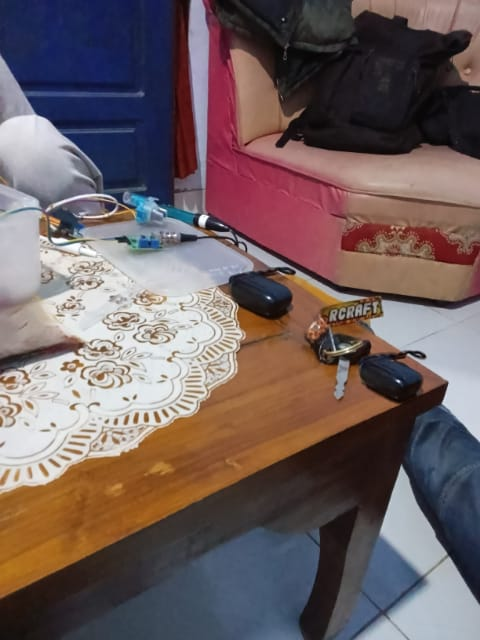
#> input picture splicing.jpg, 480 x 640 px
$ python test_localization_improved.py
#> lines starting #> are read from the running program, lines starting #| are printed output that depends on the picture
### visualization.py
# --- START OF FILE visualization.py ---

"""
Advanced Forensic Image Analysis System v2.0
Visualization module

This module handles comprehensive visualization of forensic analysis results,
including heatmaps, statistical plots, and forensic evidence presentation.
"""

import numpy as np
import cv2
from PIL import Image
import matplotlib.pyplot as plt
from matplotlib.patches import Rectangle
import matplotlib.gridspec as gridspec
from datetime import datetime
import os
import sys

# Optional imports for enhanced functionality
try:
    import seaborn as sns
    SEABORN_AVAILABLE = True
except ImportError:
    SEABORN_AVAILABLE = False

try:
    from sklearn.metrics import confusion_matrix, accuracy_score
    SKLEARN_METRICS_AVAILABLE = True
except ImportError:
    SKLEARN_METRICS_AVAILABLE = False

try:
    from scipy import stats
    SCIPY_AVAILABLE = True
except ImportError:
    SCIPY_AVAILABLE = False

try:
    import matplotlib
    MATPLOTLIB_AVAILABLE = True
    matplotlib.use('Agg')  # Use non-interactive backend
except ImportError:
    MATPLOTLIB_AVAILABLE = False

# ======================= FORENSIC DISCLAIMER & METHODOLOGY =======================

FORENSIC_DISCLAIMER = """
DISCLAIMER ANALISIS FORENSIK DIGITAL
====================================

Sistem ini dirancang untuk mendeteksi kejanggalan dan anomali dalam gambar digital
berdasarkan teknik-teknik analisis forensik. Hasil analisis merupakan indikasi teknis,
bukan bukti absolut keaslian atau pemalsuan.

LIMITASI SISTEM:
- Deteksi otomatis memiliki tingkat akurasi tertentu
- Hasil dapat dipengaruhi oleh kualitas gambar dan kompresi
- Diperlukan analisis manual oleh ahli forensik untuk konfirmasi
- Tidak dapat menggantikan pemeriksaan forensik menyeluruh

METODOLOGI ANALISIS:
1. Error Level Analysis (ELA): Deteksi artefak kompresi dan manipulasi
2. Copy-Move Detection: Identifikasi duplikasi area dalam gambar
3. Noise Analysis: Analisis konsistensi pola noise
4. Frequency Analysis: Pemeriksaan domain frekuensi untuk anomali
5. Statistical Analysis: Uji statistik untuk deviasi dari norma
6. Metadata Analysis: Verifikasi informasi embedded dan riwayat file

INTERPRETASI HASIL:
- Confidence Score: Tingkat kepercayaan deteksi (0-100%)
- Anomaly Detection: Area yang menunjukkan karakteristik tidak wajar
- Evidence Strength: Kekuatan bukti digital yang ditemukan
- Classification: Kategori manipulasi yang terdeteksi

STANDAR FORENSIK:
Analisis mengikuti pedoman NIST (National Institute of Standards and Technology)
dan standar praktik forensik digital internasional.
"""

# ======================= Main Visualization Function =======================

# [342 lines left out: functions visualize_results_advanced, create_metadata_table, create_core_visuals_grid, create_advanced_analysis_grid, create_statistical_grid, create_feature_match_visualization and 1 more, not called in this run]

def create_localization_visualization(ax, original_pil, analysis_results):
    """Create enhanced K-Means localization visualization with multiple panels"""
    ax.axis('off')

    localization_data = analysis_results.get('localization_analysis', {})

    if not localization_data:
        ax.text(0.5, 0.5, 'Localization\nAnalysis Not Available',
               ha='center', va='center', transform=ax.transAxes, fontsize=10)
        ax.set_title("5. K-Means Localization", fontsize=10, fontweight='bold')
        return

    try:
        # Get data from localization analysis
        kmeans_data = localization_data.get('kmeans_localization', {})
        combined_mask = localization_data.get('combined_tampering_mask')
        tampering_percentage = localization_data.get('tampering_percentage', 0)

        # Clear axis and create subplots
        ax.clear()

        # Create 2x2 grid layout
        gs = matplotlib.gridspec.GridSpec(2, 2, figure=ax.figure,
                                         hspace=0.3, wspace=0.3,
                                         left=0.05, right=0.95,
                                         top=0.90, bottom=0.15)

        # === TOP LEFT: Original Image with Overlay ===
        ax1 = ax.figure.add_subplot(gs[0, 0])
        ax1.imshow(original_pil)
        ax1.set_title("Original + Detection Overlay", fontsize=9, fontweight='bold')
        ax1.axis('off')

        # Add tampering mask overlay if available
        if combined_mask is not None and isinstance(combined_mask, np.ndarray):
            if combined_mask.size > 0:
                # Ensure mask is same size as image
                if combined_mask.shape != (original_pil.height, original_pil.width):
                    combined_mask = cv2.resize(combined_mask.astype(np.uint8),
                                             (original_pil.width, original_pil.height)).astype(bool)

                # Create colored overlay
                overlay = np.zeros((original_pil.height, original_pil.width, 4), dtype=np.uint8)
                overlay[combined_mask] = [255, 0, 0, 128]  # Red with transparency
                ax1.imshow(overlay)

        # === TOP RIGHT: Cluster Analysis ===
        ax2 = ax.figure.add_subplot(gs[0, 1])
        ax2.set_title("K-Means Cluster Analysis", fontsize=9, fontweight='bold')
        ax2.axis('off')

        # Create cluster visualization
        if kmeans_data:
            cluster_info = []

            # Get cluster information if available
            if 'cluster_ela_means' in kmeans_data:
                cluster_means = kmeans_data['cluster_ela_means']
                for cluster_id, mean_ela, std_ela in cluster_means[:6]:  # Show top 6 clusters
                    cluster_info.append((cluster_id, mean_ela, std_ela))

            # Create bar chart for cluster ELA means
            if cluster_info:
                cluster_ids = [f"C{cid}" for cid, _, _ in cluster_info]
                ela_means = [mean for _, mean, _ in cluster_info]
                ela_stds = [std for _, _, std in cluster_info]

                colors = ['red' if i < 2 else 'orange' if i < 4 else 'blue'
                         for i in range(len(cluster_info))]

                bars = ax2.bar(cluster_ids, ela_means, yerr=ela_stds,
                             color=colors, alpha=0.7, capsize=3)

                # Add value labels
                for bar, mean_val in zip(bars, ela_means):
                    height = bar.get_height()
                    ax2.text(bar.get_x() + bar.get_width()/2., height + 0.01,
                           f'{mean_val:.1f}', ha='center', va='bottom', fontsize=7)

                ax2.set_ylabel('Mean ELA Value', fontsize=8)
                ax2.tick_params(axis='both', which='major', labelsize=7)

                # Add threshold line if available
                ela_mean = analysis_results.get('ela_mean', 0)
                if ela_mean > 0:
                    ax2.axhline(y=ela_mean, color='green', linestyle='--',
                               alpha=0.7, label=f'Mean: {ela_mean:.1f}')
                    ax2.legend(fontsize=6)

        # === BOTTOM LEFT: Detection Mask ===
        ax3 = ax.figure.add_subplot(gs[1, 0])
        ax3.set_title("Tampering Detection Mask", fontsize=9, fontweight='bold')
        ax3.axis('off')

        # Show detection mask
        if combined_mask is not None and isinstance(combined_mask, np.ndarray):
            if combined_mask.size > 0:
                # Create colored mask visualization
                mask_display = np.zeros((combined_mask.shape[0], combined_mask.shape[1], 3), dtype=np.uint8)
                mask_display[combined_mask] = [255, 0, 0]  # Red for tampered areas
                mask_display[~combined_mask] = [0, 0, 0]  # Black for normal areas

                ax3.imshow(mask_display)

                # Add statistics text
                stats_text = f"Detected: {tampering_percentage:.1f}%\n"
                stats_text += f"Threshold: {analysis_results.get('ela_mean', 0):.1f}"
                ax3.text(0.02, 0.98, stats_text, transform=ax3.transAxes,
                        fontsize=8, verticalalignment='top',
                        bbox=dict(boxstyle='round,pad=0.3',
                                facecolor='white', alpha=0.8))
        else:
            ax3.text(0.5, 0.5, 'No Mask\nAvailable', ha='center', va='center',
                   transform=ax3.transAxes, fontsize=8)

        # === BOTTOM RIGHT: Statistical Summary ===
        ax4 = ax.figure.add_subplot(gs[1, 1])
        ax4.set_title("Detection Statistics", fontsize=9, fontweight='bold')
        ax4.axis('off')

        # Create statistical summary
        stats_y = 0.9

        # Tampering percentage with color coding
        if tampering_percentage > 10:
            tampering_color = 'red'
            tampering_status = 'HIGH'
        elif tampering_percentage > 5:
            tampering_color = 'orange'
            tampering_status = 'MEDIUM'
        elif tampering_percentage > 1:
            tampering_color = 'yellow'
            tampering_status = 'LOW'
        else:
            tampering_color = 'green'
            tampering_status = 'MINIMAL'

        ax4.text(0.1, stats_y, f'Tampering Level:', fontsize=8, fontweight='bold')
        ax4.text(0.7, stats_y, f'{tampering_percentage:.2f}%', fontsize=8,
                color=tampering_color, fontweight='bold')
        ax4.text(0.85, stats_y, tampering_status, fontsize=8, color=tampering_color)

        stats_y -= 0.15

        # ELA statistics
        ela_mean = analysis_results.get('ela_mean', 0)
        ela_std = analysis_results.get('ela_std', 0)
        ax4.text(0.1, stats_y, f'ELA Mean:', fontsize=8)
        ax4.text(0.7, stats_y, f'{ela_mean:.2f}', fontsize=8)
        stats_y -= 0.12

        ax4.text(0.1, stats_y, f'ELA Std:', fontsize=8)
        ax4.text(0.7, stats_y, f'{ela_std:.2f}', fontsize=8)
        stats_y -= 0.12

        # Cluster information
        if kmeans_data and 'cluster_ela_means' in kmeans_data:
            cluster_means = kmeans_data['cluster_ela_means']
            suspicious_count = len([c for c in cluster_means if c[1] > ela_mean + ela_std])

            ax4.text(0.1, stats_y, f'Suspicious Clusters:', fontsize=8)
            ax4.text(0.7, stats_y, f'{suspicious_count}/{len(cluster_means)}', fontsize=8)
            stats_y -= 0.12

        # Detection confidence
        if tampering_percentage > 5:
            confidence = 'HIGH'
            conf_color = 'red'
        elif tampering_percentage > 1:
            confidence = 'MEDIUM'
            conf_color = 'orange'
        else:
            confidence = 'LOW'
            conf_color = 'green'

        ax4.text(0.1, stats_y, f'Detection Confidence:', fontsize=8, fontweight='bold')
        ax4.text(0.7, stats_y, confidence, fontsize=8, color=conf_color, fontweight='bold')

        # Add overall title
        ax.figure.suptitle("5. K-Means Localization Analysis", fontsize=12, fontweight='bold', y=0.98)

        # Add border around the entire visualization
        for spine in ax.figure.gca().spines.values():
            spine.set_visible(True)
            spine.set_linewidth(1)
            spine.set_color('black')

    except Exception as e:
        ax.text(0.5, 0.5, f'Error creating\nlocalization visualization:\n{str(e)[:30]}',
               ha='center', va='center', transform=ax.transAxes, fontsize=8)
        ax.set_title("5. K-Means Localization", fontsize=10, fontweight='bold')

# ======================= AWAL FUNGSI YANG DIPERBAIKI =======================

# [1407 lines left out: functions create_uncertainty_visualization, create_probability_bars, create_frequency_visualization, draw_metrics_panel, draw_frequency_distribution, create_texture_visualization and 16 more, not called in this run]

# --- END OF FILE visualization.py ---

### test_localization_improved.py
#!/usr/bin/env python
# -*- coding: utf-8 -*-
"""
Test script for improved K-Means localization visualization
"""

import sys
import os
import numpy as np
from PIL import Image
import matplotlib.pyplot as plt

sys.path.append(os.path.dirname(os.path.abspath(__file__)))

from visualization import create_localization_visualization

# Create test image
test_image = Image.open("splicing.jpg") if os.path.exists("splicing.jpg") else Image.new('RGB', (400, 300), color='blue')
#> test_image is the input picture: PIL image 480x640 RGB; mean R, G, B 111.5, 95.8, 96.2

# Create test analysis results with localization data
h, w = test_image.height, test_image.width
#> h = 640; w = 480

# Create synthetic localization data
combined_mask = np.zeros((h, w), dtype=bool)
# Add some suspicious regions
combined_mask[50:150, 100:200] = True  # Top-left region
combined_mask[200:280, 250:350] = True  # Bottom-right region

# Create K-means cluster data
cluster_means = [
    (0, 15.2, 3.1),   # Normal cluster
    (1, 85.7, 12.3),  # Suspicious cluster
    (2, 78.4, 8.7),   # Suspicious cluster
    (3, 25.6, 4.2),   # Normal cluster
    (4, 45.3, 6.8),   # Medium cluster
]

analysis_results = {
    'metadata': {
        'Filename': 'test_image.jpg',
        'FileSize': '123456 bytes',
        'Dimensions': f'{w}x{h}',
    },
    'ela_mean': 32.5,
    'ela_std': 15.2,
    'localization_analysis': {
        'kmeans_localization': {
            'cluster_ela_means': cluster_means,
            'suspicious_clusters': [1, 2],
            'tampering_percentage': 12.5
        },
        'combined_tampering_mask': combined_mask,
        'tampering_percentage': 12.5
    }
}

print("Testing improved K-Means localization visualization...")

# Create figure and test the visualization
fig, ax = plt.subplots(figsize=(10, 8))
create_localization_visualization(ax, test_image, analysis_results)

# Save the result
output_file = "test_localization_improved.png"
plt.savefig(output_file, dpi=150, bbox_inches='tight')
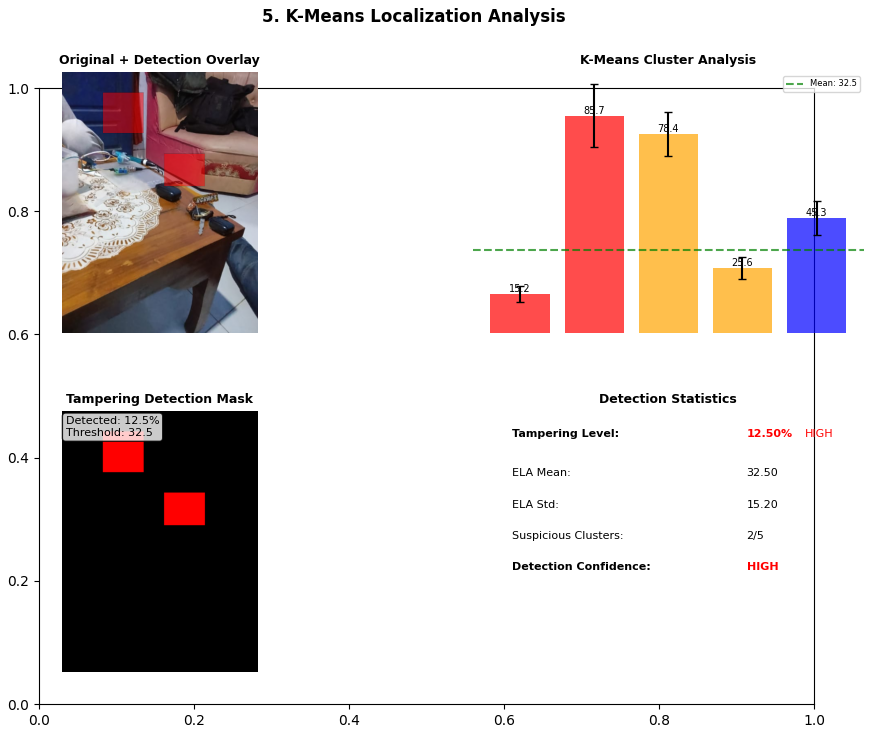
#> figure drawn by matplotlib, 3 panels
plt.close()

print(f"Test visualization saved to: {output_file}")
print("Improved K-Means localization visualization test completed successfully!")

$ run again, with testing.jpg copied over splicing.jpg
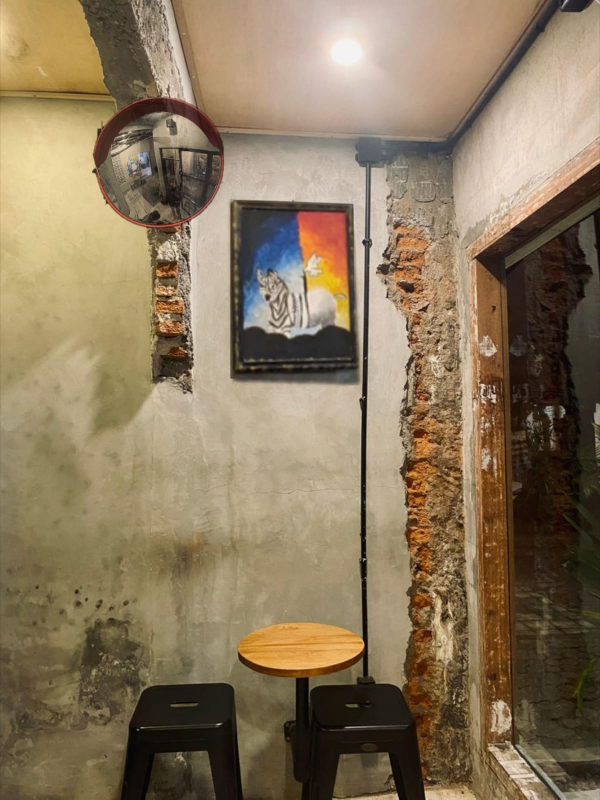
#> input picture testing.jpg, 1200 x 1599 px (shown at 1/2 size)
#> test_image is the input picture: PIL image 1200x1599 RGB; mean R, G, B 138.2, 119.9, 92.9
#> `plt.savefig(output_file, dpi=150, bbox_inches='tight')`:
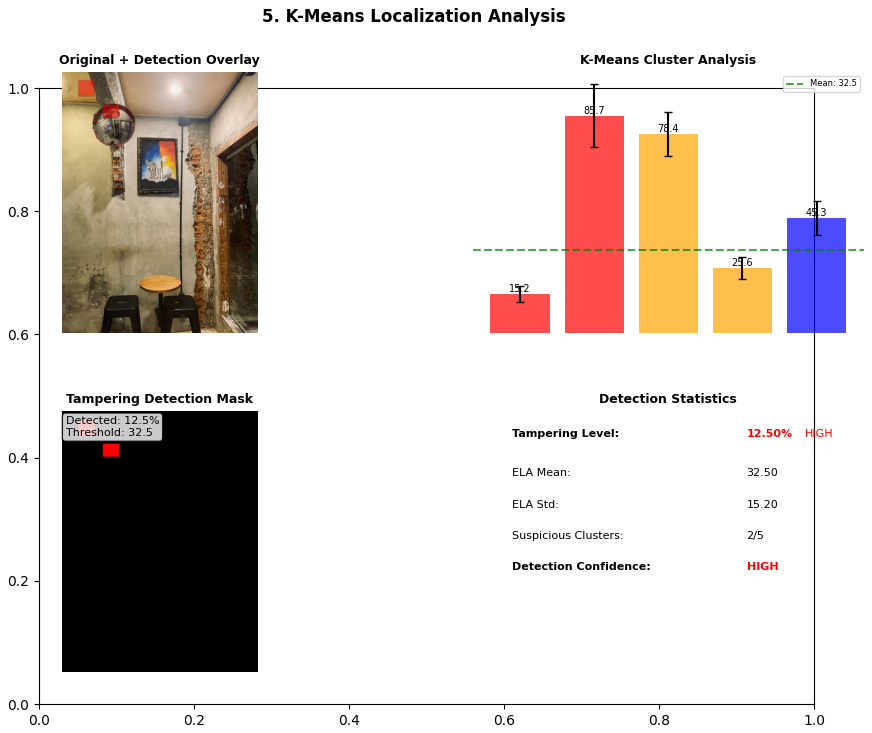
#> figure drawn by matplotlib, 3 panels
